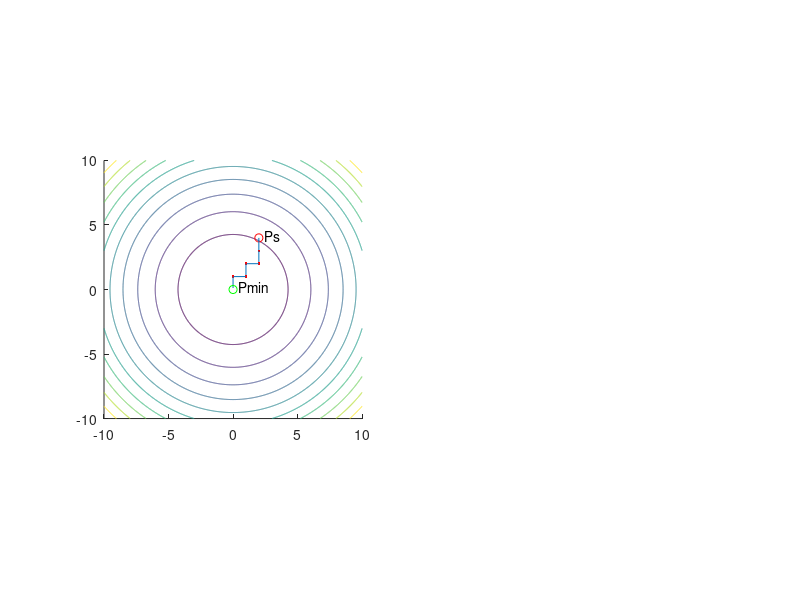

This figure's MATLAB source: (Note: this script raises an error after producing the figure.)
clc
clear all
close all

a = 1;
x1a = -10;
x1b = 10;
x2a = -10;
x2b = 10;
[x1,x2]=meshgrid([x1a:0.01:x1b],[x2a:0.01:x2b]);
% f = @(x1, x2)x1.^2+2.*x1.*x2+3*x2.^2;
% f = @(x1, x2)x1.^2+2*x1+x2.^2;
f = @(x1, x2)x1.^2+x2.^2;
e1 = [1, 0];
e2 = [0, 1];
e3 = [-1, 0];
e4 = [0, -1];
subplot(1, 2, 1)
hold on
contour(x1, x2, f(x1,x2));
axis square
% ps = [x1a+rand()*abs(x1a-x1b), x1a+rand()*abs(x1a-x1b)];
ps = [2, 4]
iter = 0;
plot(ps(1,1), ps(1, 2), 'ro')
text(ps(1, 1)+0.2, ps(1, 2)+0.2, ' Ps')
tic
while(1)
p1 = ps+a*e1;
p2 = ps+a*e2;
p3 = ps+a*e3;
p4 = ps+a*e4;
fp1 = f(p1(1, 1), p1(1, 2));
fp2 = f(p2(1, 1), p2(1, 2));
fp3 = f(p3(1, 1), p3(1, 2));
fp4 = f(p4(1, 1), p4(1, 2));
fps = f(ps(1, 1), ps(1, 2));
fmin = min([fp1, fp2, fp3, fp4, fps]);
iter = iter + 1;
if(fmin==fp1)
    line([ps(1, 1), p1(1, 1)], [ps(1, 2), p1(1, 2)]);
    plot(p1(1,1), p1(1, 2), 'r.')
    ps = p1;
elseif(fmin==fp2)
    line([ps(1, 1), p2(1, 1)], [ps(1, 2), p2(1, 2)]);
    plot(p2(1,1), p2(1, 2), 'r.')
    ps = p2;
elseif(fmin==fp3) 
    line([ps(1, 1), p3(1, 1)], [ps(1, 2), p3(1, 2)]);
    plot(p3(1,1), p3(1, 2), 'r.')
    ps = p3;
elseif(fmin==fp4)
    line([ps(1, 1), p4(1, 1)], [ps(1, 2), p4(1, 2)]);
    plot(p4(1,1), p4(1, 2), 'r.')
    ps = p4;
else 
    plot(ps(1,1), ps(1, 2), 'w.')
    break;
end
if(iter>1500)
    break;
end
end
toc
iter
format("default")
pmin = ps
fmin = f(ps(1, 1), ps(1, 2))
plot(pmin(1, 1), pmin(1, 2), 'go')
text(pmin(1, 1)+0.2, pmin(1, 2)+0.2, ' Pmin')
hold off
title("Wartość funkcji w Pmin("+pmin(1, 1)+", "+pmin(1, 2)+") = "+fmin)
[x1,x2]=meshgrid([x1a:0.5:x1b],[x2a:0.5:x2b]);
subplot(1, 2, 2)
surf(x1, x2, f(x1,x2));
title("f(x1, x2) = x1^2+2*x1+x2^2")


